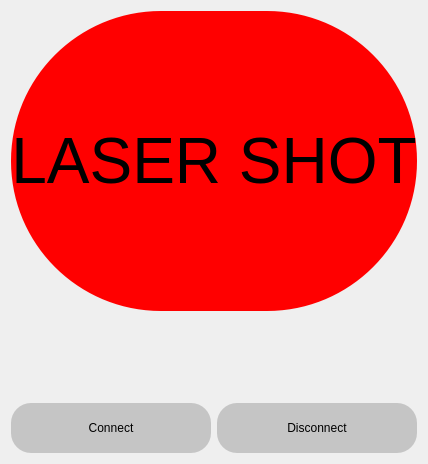
<?xml version="1.0" encoding="UTF-8"?>
<ui version="4.0">
 <class>Form</class>
 <widget class="QWidget" name="Form">
  <property name="windowModality">
   <enum>Qt::WindowModal</enum>
  </property>
  <property name="geometry">
   <rect>
    <x>0</x>
    <y>0</y>
    <width>403</width>
    <height>464</height>
   </rect>
  </property>
  <property name="windowTitle">
   <string>Form</string>
  </property>
  <property name="windowIcon">
   <iconset>
    <normaloff>IconesLolita/circular-target-with-a-cross.png</normaloff>IconesLolita/circular-target-with-a-cross.png</iconset>
  </property>
  <layout class="QVBoxLayout" name="verticalLayout_2">
   <item>
    <layout class="QVBoxLayout" name="verticalLayout">
     <item>
      <widget class="QPushButton" name="tirButton">
       <property name="sizePolicy">
        <sizepolicy hsizetype="Minimum" vsizetype="Expanding">
         <horstretch>0</horstretch>
         <verstretch>0</verstretch>
        </sizepolicy>
       </property>
       <property name="minimumSize">
        <size>
         <width>0</width>
         <height>300</height>
        </size>
       </property>
       <property name="font">
        <font>
         <family>MS Shell Dlg 2</family>
         <pointsize>48</pointsize>
         <weight>50</weight>
         <italic>false</italic>
         <bold>false</bold>
        </font>
       </property>
       <property name="whatsThis">
        <string>&lt;html&gt;&lt;head/&gt;&lt;body&gt;&lt;p&gt;ctrl +t&lt;/p&gt;&lt;/body&gt;&lt;/html&gt;</string>
       </property>
       <property name="styleSheet">
        <string notr="true">background-color: rgb(255, 0, 0);
font: 48pt &quot;MS Shell Dlg 2&quot;;
border-radius:150px</string>
       </property>
       <property name="text">
        <string>LASER SHOT</string>
       </property>
      </widget>
     </item>
     <item>
      <spacer name="verticalSpacer">
       <property name="orientation">
        <enum>Qt::Vertical</enum>
       </property>
       <property name="sizeHint" stdset="0">
        <size>
         <width>20</width>
         <height>40</height>
        </size>
       </property>
      </spacer>
     </item>
     <item>
      <layout class="QHBoxLayout" name="horizontalLayout">
       <property name="sizeConstraint">
        <enum>QLayout::SetMinimumSize</enum>
       </property>
       <item>
        <widget class="QPushButton" name="connectButton">
         <property name="sizePolicy">
          <sizepolicy hsizetype="Minimum" vsizetype="Expanding">
           <horstretch>0</horstretch>
           <verstretch>0</verstretch>
          </sizepolicy>
         </property>
         <property name="minimumSize">
          <size>
           <width>0</width>
           <height>50</height>
          </size>
         </property>
         <property name="maximumSize">
          <size>
           <width>16777215</width>
           <height>50</height>
          </size>
         </property>
         <property name="styleSheet">
          <string notr="true">background-color: rgb(197, 197, 197);
border-radius:20px</string>
         </property>
         <property name="text">
          <string>Connect</string>
         </property>
        </widget>
       </item>
       <item>
        <widget class="QPushButton" name="disconnectButton">
         <property name="sizePolicy">
          <sizepolicy hsizetype="Minimum" vsizetype="Expanding">
           <horstretch>0</horstretch>
           <verstretch>0</verstretch>
          </sizepolicy>
         </property>
         <property name="maximumSize">
          <size>
           <width>16777215</width>
           <height>50</height>
          </size>
         </property>
         <property name="styleSheet">
          <string notr="true">background-color: rgb(197, 197, 197);
border-radius:20px</string>
         </property>
         <property name="text">
          <string>Disconnect</string>
         </property>
        </widget>
       </item>
      </layout>
     </item>
     <item>
      <layout class="QHBoxLayout" name="horizontalLayout_2">
       <property name="sizeConstraint">
        <enum>QLayout::SetMaximumSize</enum>
       </property>
      </layout>
     </item>
    </layout>
   </item>
  </layout>
 </widget>
 <resources/>
 <connections/>
</ui>
